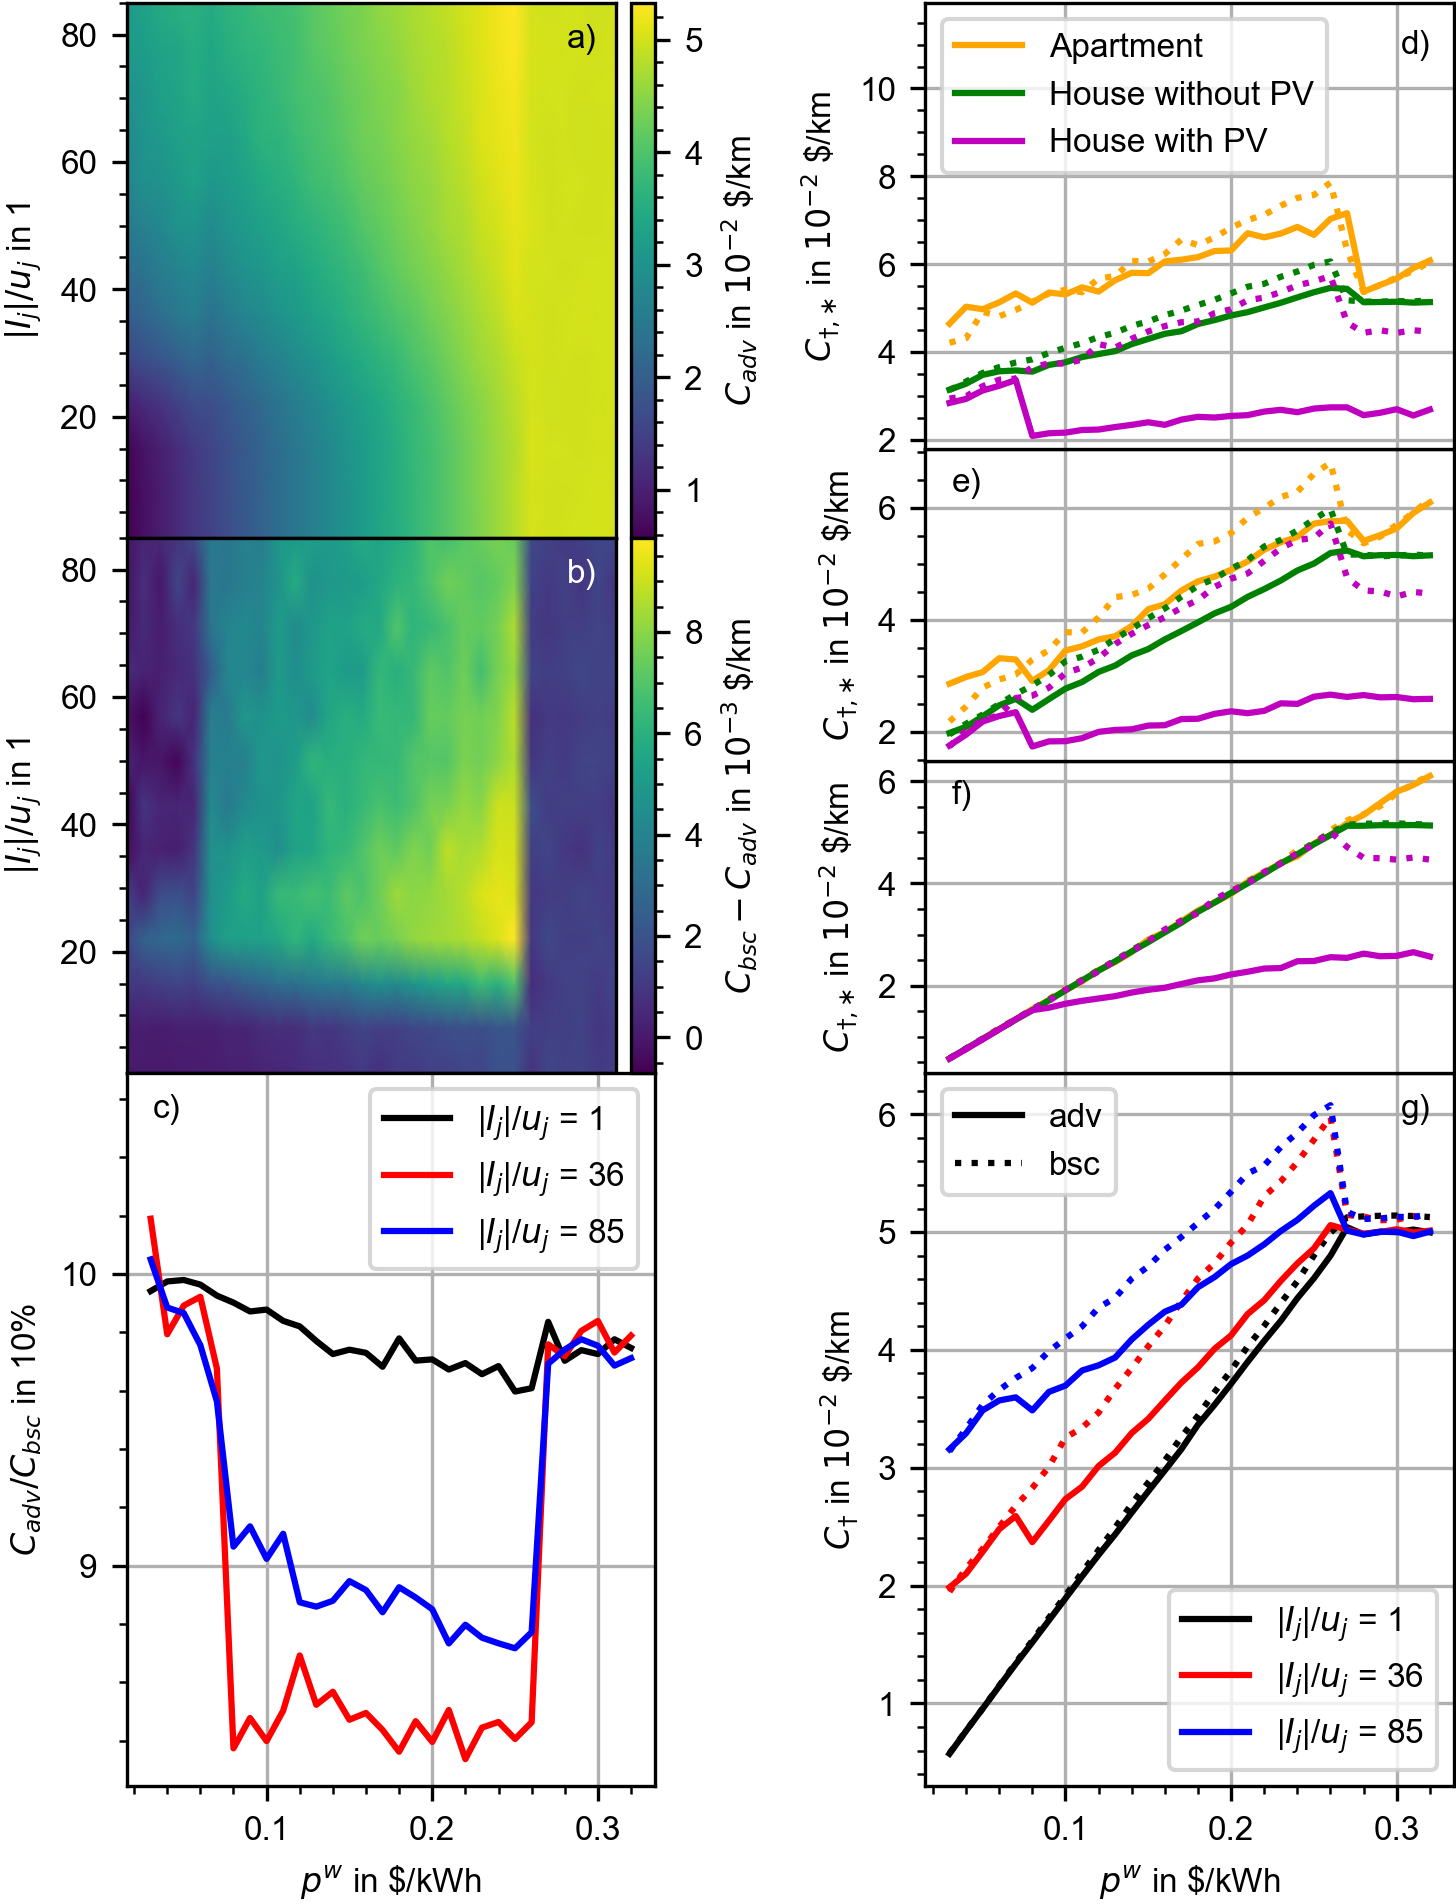

Generate this figure with Python:
# -*- coding: utf-8 -*-
"""
Created on Wed Aug 11 14:00:30 2021

@author: S3739258
"""

import matplotlib.pyplot as plt
import matplotlib.patches
import matplotlib as mpl
from mpl_toolkits.axes_grid1 import make_axes_locatable
matplotlib.rc('font', **{'sans-serif' : 'Arial',
                         'family' : 'sans-serif'})

import matplotlib.gridspec as gridspec
from matplotlib.ticker import AutoMinorLocator

from cast import Cast
from csv_helper import CSVHelper

###############################################################################
###############################################################################
##                                                                           ##
##                                 Constants                                 ##
##                                                                           ##
###############################################################################
###############################################################################

SINGLE_RUN = ["charge_received_time_series", "charger_utilisation_time_series",
              "location_time_series"]
D1_SWEEP = ["sweep_data"]
D2_SWEEP = ["avg_cost", "avg_cost_apartment", "avg_cost_house_no_pv",
            "avg_cost_house_pv", "charge_emergency", "charge_grid",
            "charge_held_back", "charge_pv", "charge_work", "utilisation"]
PATH = "results"

MY_DPI = 96
mpl.rcParams['figure.dpi'] = 300

fig_lbl = iter(["a)", "b)", "c)", "d)", "e)", "h)", "g)", "f)", "i)"])

file_m6_2d = "model_8_nbr_agents_2400_season_avg_avg_cost.csv"
file_m4_m6_2d = "model_9-8_nbr_agents_2400_season_avg-avg_-_diff_avg_cost.csv"
file_m4_m6_2d_apt \
    = "model_9-8_nbr_agents_2400_season_avg-avg_-_diff_avg_cost_apartment.csv"
file_m4_m6_2d_hNPV \
    = "model_9-8_nbr_agents_2400_season_avg-avg_-_diff_avg_cost_house_no_pv.csv"
file_m4_m6_2d_hPV \
    = "model_9-8_nbr_agents_2400_season_avg-avg_-_diff_avg_cost_house_PV.csv"
file_m4_a = "model_9_nbr_agents_2400_season_avg_avg_cost_apartment.csv"
file_m4_wo = "model_9_nbr_agents_2400_season_avg_avg_cost_house_no_pv.csv"
file_m4_w = "model_9_nbr_agents_2400_season_avg_avg_cost_house_pv.csv"
file_m6_a = "model_8_nbr_agents_2400_season_avg_avg_cost_apartment.csv"
file_m6_wo = "model_8_nbr_agents_2400_season_avg_avg_cost_house_no_pv.csv"
file_m6_w = "model_8_nbr_agents_2400_season_avg_avg_cost_house_pv.csv"
file_m4_1d = "model_9_nbr_agents_6000_season_avg_sweep_data.csv"
file_m6_1d = "model_8_nbr_agents_6000_season_avg_sweep_data.csv"
            
def read_data(relative_path, file_name):
    cast = Cast("difference_tool")
    csv_helper = CSVHelper(relative_path, file_name, skip_header=False)
    first_row = csv_helper.data[0]
    front_col, data = [], []
    for row in csv_helper.data[1:]:
        front_col.append(row[0])
        data.append([cast.to_float(cell, "data_cell") for cell in row[1:]])
    return first_row, front_col, data

def lbl_abs_pos(axes: mpl.axes, rel_pos: tuple):
    lim = (axes.get_xlim(), axes.get_ylim())
    return (l[0] + (l[1] - l[0]) * r for l, r in zip(lim, rel_pos))

###############################################################################
###############################################################################
##                                                                           ##
##                               Read 2D Data                                ##
##                                                                           ##
###############################################################################
###############################################################################

cast = Cast("Analysis")

# focused rows
focus_rows = [0,5,-1]

file_m4_m6_2d_apt, file_m4_m6_2d_hNPV, file_m4_m6_2d_hPV

names_2d = ["m6", "m4-6", "m4-6a", "m4-6wo", "m4-6w", "m4a", "m4wo", "m4w", 
            "m6a", "m6wo", "m6w"]
files_2d = [file_m6_2d, file_m4_m6_2d, file_m4_m6_2d_apt, file_m4_m6_2d_hNPV,
            file_m4_m6_2d_hPV, file_m4_a, file_m4_wo, file_m4_w, file_m6_a,
            file_m6_wo, file_m6_w]
scales = [10**2, 10**3] + [10**3, 10**3, 10**2] + [10**2]*6

plots_2d = ["m6", "m4-6", "m4-6a", "m4-6wo", "m4-6w"]

data_2d = dict()
first_row_2d = dict()
front_col_2d = dict()
for name_2d, file_2d, scale in zip(names_2d, files_2d, scales):
    first_row_tmp, front_col_2d[name_2d], data_tmp \
        = read_data(PATH, file_2d)
    
    first_row_2d[name_2d] = first_row_tmp
    data_2d[name_2d] = [[c * scale for c in r] for r in data_tmp]
    
###############################################################################
###############################################################################
##                                                                           ##
##                               Read 1D Data                                ##
##                                                                           ##
###############################################################################
###############################################################################

names_1d = ["m4","m6"]
files_1d = [file_m4_1d, file_m6_1d]

data_1d = dict()
data_1d_diff = dict()
first_row_1d = dict()
front_col_1d = dict()
for name, file in zip(names_1d, files_1d):
    first_row_1d[name], front_col_tmp, data_tmp \
        = read_data(PATH, file)
    front_col_1d[name] = front_col_tmp
    data_1d[name] = dict()
    data_1d[name]["x_value"] = [float(x) for x in front_col_1d[name]]
    for it, first_row_cell in enumerate(first_row_1d[name][:-1]):
        data_1d[name][first_row_cell] = []
        for data_row in data_tmp:
            data_1d[name][first_row_cell].append(data_row[it]*100)

###############################################################################
###############################################################################
##                                                                           ##
##                               Prepare Plots                               ##
##                                                                           ##
###############################################################################
###############################################################################

cmap = mpl.cm.viridis
x_label = "$p^w$ in \$/kWh"
y_label = {"m6": "$|I_j| / u_j$ in 1",
           "m4+6": "$C_{\u2020,\u2217}$ in $10^{-2}$ \$/km",
           "m4+6_avg": "$C_{\dagger}$ in $10^{-2}$ \$/km"}
z_label = {"m6": "$C_{adv}$ in $10^{-2}$ \$/km",
           "m4-6": "$C_{bsc} - C_{adv}$ in $10^{-3}$ \$/km",
           "m4-6a": "$C_{bsc,apt} - C_{adv,apt}$ \n in $10^{-3}$ \$/km",
           "m4-6wo": "$C_{bsc,h} - C_{adv,h}$ \n in $10^{-3}$ \$/km",
           "m4-6w": "$C_{bsc,hPV} - C_{adv,hPV}$ \n in $10^{-3}$ \$/km"}
z_ticks = {"m6": None,
           "m4-6": None,
           "m4-6a": [0,3,6],
           "m4-6wo": None,
           "m4-6w": None}

x_ticks_2d = [cast.to_float(i, "first_row_cell")\
                for i in first_row_2d["m6"][1:]]
y_ticks_2d = [cast.to_int(i, "front_col_cell") \
                for i in front_col_2d["m6"]]

linewidth = 1
cm = 1/2.54
fontsize = 8
fontsize_leg = 4

#margins
mt,mb, ml, mr = 0, 0, 0, 0
#horizontal center line
cl = .5
#horizontal space
hs = .1

fig = plt.figure(figsize=(14.5*cm, 20*cm))

gsMain = gridspec.GridSpec(1, 2, figure=fig, wspace=1.6*cm,
                        width_ratios=[.52,.48,])

gsLeft = gridspec.GridSpecFromSubplotSpec(5, 1, subplot_spec=gsMain[0],
                                          hspace=0,
                                          height_ratios=[25,25,16.7,16.7,16.6])

gsRight = gridspec.GridSpecFromSubplotSpec(len(focus_rows)+1, 1,
                                           subplot_spec=gsMain[1],
                                           wspace=1.5*cm, hspace=0,
                                           height_ratios=[250,175,175,400])

ax_l = {"m6": fig.add_subplot(gsLeft[0, 0]),
        "m4-6": fig.add_subplot(gsLeft[1, 0]),
        "m4-6a": fig.add_subplot(gsLeft[2, 0]),
        "m4-6wo": fig.add_subplot(gsLeft[3, 0]),
        "m4-6w": fig.add_subplot(gsLeft[4, 0])}
# ax_rel = fig.add_subplot(gsLeft[2, 0])

"""
gsRight = gridspec.GridSpecFromSubplotSpec(len(focus_rows), 1,
                                           subplot_spec=gsMain[1], hspace=0)

ax_fr = []
for i, focus_row in enumerate(focus_rows):
    ax_fr.append(fig.add_subplot(gsRight[i, 0]))
"""

ax_c_emp = fig.add_subplot(gsRight[len(focus_rows), 0])
ax_c_dwl = dict()
for i in range(len(focus_rows)):
    ax_c_dwl[focus_rows[i]] = fig.add_subplot(gsRight[len(focus_rows)-i-1, 0])

"""
gsRight = gridspec.GridSpecFromSubplotSpec(2, 1, subplot_spec=gsMain[1],
                                          hspace=0)

# cost disaggregated by cost
ax_c_src = fig.add_subplot(gsRight[0, 0])
# cost versus employees per charger
ax_c_emp = fig.add_subplot(gsRight[1, 0], sharex=ax_c_src)
"""

###############################################################################
###############################################################################
##                                                                           ##
##                                Left Plots                                 ##
##                                                                           ##
###############################################################################
###############################################################################

# Surface plots

vmin = dict([(key, min([min(row) for row in data_2d[key]]))
             for key in plots_2d])
vmax = dict([(key, max([max(row) for row in data_2d[key]]))
             for key in plots_2d])
norm = dict([(key, mpl.colors.Normalize(vmin=vmin[key], vmax=vmax[key]))
             for key in plots_2d])

lbl_clr = {"m6": 'k',
           "m4-6": 'w',
           "m4-6a": 'w',
           "m4-6wo": 'w',
           "m4-6w": 'k'}

for k in plots_2d:
    ax_l[k].pcolormesh(x_ticks_2d, y_ticks_2d, data_2d[k], cmap=cmap,
                       shading='gouraud', vmin=vmin[k], vmax=vmax[k])
    ax_l[k].set_ylabel(y_label["m6"], fontsize=fontsize)
    ax_l[k].minorticks_on()
    ax_l[k].tick_params(labelsize=fontsize)
    ax_l[k].xaxis.set_minor_locator(AutoMinorLocator())
    if plots_2d[-1] != k:
        ax_l[k].xaxis.set_ticks_position('none')
        ax_l[k].set_xticklabels([])
    ax_l[k].text(*lbl_abs_pos(ax_l[k], (0.9, 0.96)), next(fig_lbl), va="top",
                 ha="left", fontsize=fontsize, color=lbl_clr[k])
    
    divider = make_axes_locatable(ax_l[k])
    cax = divider.append_axes("right", size="5%", pad=0.05)
    cbar = plt.colorbar(mpl.cm.ScalarMappable(norm=norm[k],cmap=cmap), cax=cax)
    if z_ticks[k] is not None:
        cbar.set_ticks(z_ticks[k])
    cbar.minorticks_on()
    cbar.ax.tick_params(labelsize=fontsize)
    cbar.set_label(z_label[k], fontsize=fontsize)

# Rel plot

"""
clr_lns = ['k','r','b']

ln_c_rel = dict()

for focus_row, clr_ln in zip(focus_rows, clr_lns):
    data_adv = data_2d["m6"][focus_row]
    data_bsc_sub_adv = data_2d["m4-6"][focus_row]
    data_bsc = [dba / 10 + da for dba, da in zip(data_bsc_sub_adv, data_adv)]
    data_abs = [db - da for db, da in zip(data_bsc, data_adv)]
    data_rel = [da * 100 / db for db, da in zip(data_bsc, data_adv)]
    
    # Plot lines
    
    ln_sld, = ax_rel.plot(x_ticks_m6_2d, data_rel, color=clr_ln)
    ln_c_rel["|$I_j$|/$u_j$ = " + front_col_2d["m6"][focus_row]] = ln_sld

# Style plot
ax_rel.set_xlabel(x_label_m6_2d, fontsize=fontsize)
ylim = ax_rel.get_ylim()
ax_rel.set_ylim((ylim[0], ylim[1] + (ylim[1] - ylim[0]) * .1))
ax_rel.minorticks_on()
ax_rel.grid(True)
ax_rel.tick_params(labelsize=fontsize)
ax_rel.legend(ln_c_rel.values(), ln_c_rel.keys(),
              fontsize=fontsize, loc=1)
ax_rel.text(*lbl_abs_pos(ax_rel, (0.05, 0.97)), next(fig_lbl), va="top",
            ha="left", fontsize=fontsize)
# ax_fr.text(.3, .4, "c)", va="bottom", ha="right", fontsize=fontsize)
"""

ax_l[plots_2d[-1]].set_xlabel(x_label, fontsize=fontsize)

###############################################################################
###############################################################################
##                                                                           ##
##                                Right Plot                                 ##
##                                                                           ##
###############################################################################
###############################################################################

# Focus Row Plots

clr_lns = ['k','r','b']

ln_c_emp_sld = dict()
ln_c_emp_dsh = dict()
ln_c_emp_sld_k = ""
ln_c_emp_dsh_k = ""

for fr in focus_rows:
    # Plot lines
    line1, = ax_c_dwl[fr].plot(data_1d["m4"]["x_value"],
                               data_2d["m6a"][fr], label="m6 apt",
                               color="orange")
    ax_c_dwl[fr].plot(data_1d["m4"]["x_value"], data_2d["m4a"][fr],
                      label="m4 apt", color="orange", linestyle='dotted')
    line2, = ax_c_dwl[fr].plot(data_1d["m6"]["x_value"],
                               data_2d["m6wo"][fr], label="m6 noPV",
                               color="g")
    ax_c_dwl[fr].plot(data_1d["m4"]["x_value"], data_2d["m4wo"][fr],
                      label="m4 npPV", color="g", linestyle='dotted')
    line3, = ax_c_dwl[fr].plot(data_1d["m6"]["x_value"],
                               data_2d["m6w"][fr], label="m6 PV",
                               color="m")
    line3d, = ax_c_dwl[fr].plot(data_1d["m4"]["x_value"], data_2d["m4w"][fr],
                                label="m4 PV", color="m", linestyle='dotted')
    # Style plot
    ax_c_dwl[fr].minorticks_on()
    ax_c_dwl[fr].xaxis.set_ticks_position('none')
    ax_c_dwl[fr].xaxis.set_minor_locator(AutoMinorLocator())
    ax_c_dwl[fr].set_xticklabels([])
    ax_c_dwl[fr].set_ylabel(y_label["m4+6"], fontsize=fontsize)
    ax_c_dwl[fr].yaxis.set_minor_locator(AutoMinorLocator())
    ax_c_dwl[fr].grid(True)
    ax_c_dwl[fr].tick_params(labelsize=fontsize)
    
    fig_lbl_pos = (0.05, 0.94)
    if fr == focus_rows[-1]:
        ylim = ax_c_dwl[fr].get_ylim()
        ax_c_dwl[fr].set_ylim((ylim[0], ylim[1] + (ylim[1] - ylim[0]) * .6))
        ax_c_dwl[fr].legend([line1, line2, line3], 
                            ["Apartment","House without PV","House with PV"],
                            fontsize=fontsize, loc=2)
        fig_lbl_pos = (0.9, 0.94)
    ax_c_dwl[fr].text(*lbl_abs_pos(ax_c_dwl[fr], fig_lbl_pos), next(fig_lbl),
                      va="top", ha="left", fontsize=fontsize)

# Bottom Plot
for focus_row, clr_ln in zip(focus_rows, clr_lns):
    data_adv = data_2d["m6"][focus_row]
    data_bsc_sub_adv = data_2d["m4-6"][focus_row]
    data_bsc = [dba / 10 + da for dba, da in zip(data_bsc_sub_adv, data_adv)]
    data_abs = [db - da for db, da in zip(data_bsc, data_adv)]
    data_rel = [db / da for db, da in zip(data_bsc, data_adv)]
    
    # Plot lines
    ln_sld, = ax_c_emp.plot(x_ticks_2d, data_adv, color=clr_ln)
    ln_c_emp_sld["|$I_j$|/$u_j$ = " + front_col_2d["m6"][focus_row]] = ln_sld
        
    ln_dsh, = ax_c_emp.plot(x_ticks_2d, data_bsc, color=clr_ln,
                        linestyle='dotted')
    ln_c_emp_dsh["|$I_j$|/$u_j$ = " + front_col_2d["m6"][focus_row]] = ln_dsh
    
    if clr_ln == "k":
        ln_c_emp_sld_k = ln_sld
        ln_c_emp_dsh_k = ln_dsh
        
    #ax_c_emp.plot(x_ticks_m6_2d, data_bsc_sub_adv, color=clr_lns[i])
    #ax_fr.plot(x_ticks_m6_2d, data_bsc_sub_adv, color=clr_lns[i])

# Style plot
ax_c_emp.set_xlabel(x_label, fontsize=fontsize)
ax_c_emp.set_ylabel(y_label["m4+6_avg"], fontsize=fontsize)
ax_c_emp.minorticks_on()
ax_c_emp.grid(True)
ax_c_emp.tick_params(labelsize=fontsize)

leg0 = ax_c_emp.legend([ln_c_emp_sld_k, ln_c_emp_dsh_k], ["adv", "bsc"],
                       fontsize=fontsize, loc=2)
leg1 = ax_c_emp.legend(ln_c_emp_sld.values(), ln_c_emp_sld.keys(),
                       fontsize=fontsize, loc=4)
ax_c_emp.add_artist(leg0)
ax_c_emp.text(*lbl_abs_pos(ax_c_emp, (0.9, 0.97)), next(fig_lbl), va="top",
              ha="left", fontsize=fontsize)

plt.show

file_name = "double_sweep.pdf"
fig.savefig(file_name, bbox_inches='tight', pad_inches=0.01)
file_name = "double_sweep.png"
fig.savefig(file_name, bbox_inches='tight', pad_inches=0.01)